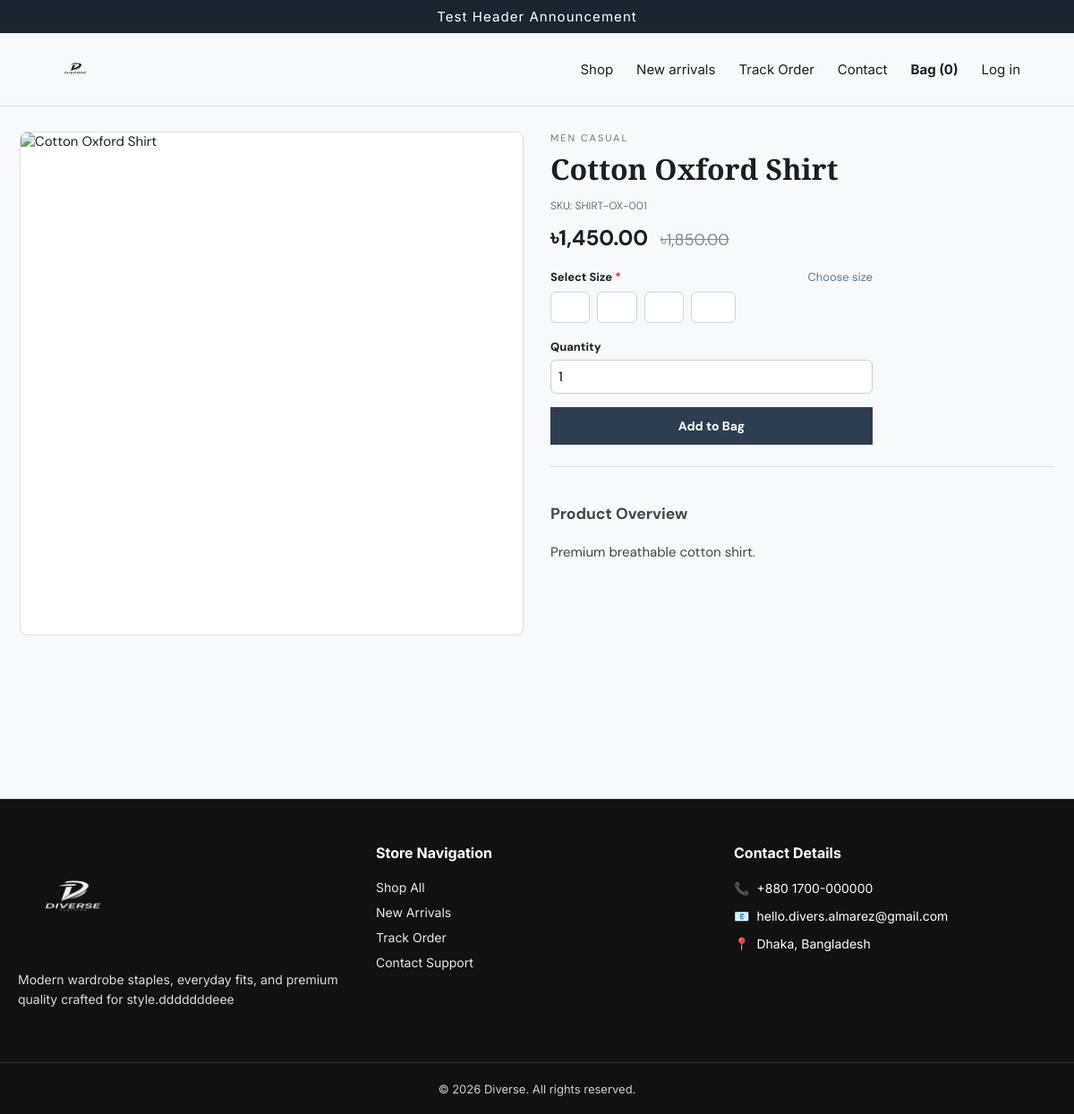
The page /product.php?slug=cotton-oxford-shirt on the database its author committed.
### tables this page shows
CREATE TABLE `site_settings` (
  `setting_key` varchar(100) NOT NULL,
  `setting_value` text DEFAULT NULL,
  `updated_at` timestamp NOT NULL DEFAULT current_timestamp() ON UPDATE current_timestamp()
);

CREATE TABLE `products` (
  `id` bigint(20) UNSIGNED NOT NULL,
  `category_id` bigint(20) UNSIGNED DEFAULT NULL,
  `name` varchar(180) NOT NULL,
  `slug` varchar(200) NOT NULL,
  `sku` varchar(80) NOT NULL,
  `description` text DEFAULT NULL,
  `price` decimal(10,2) NOT NULL,
  `sizes` varchar(255) DEFAULT '',
  `compare_price` decimal(10,2) DEFAULT NULL,
  `image_url` varchar(500) DEFAULT NULL,
  `stock` int(10) UNSIGNED NOT NULL DEFAULT 0,
  `active` tinyint(1) NOT NULL DEFAULT 1,
  `created_at` timestamp NOT NULL DEFAULT current_timestamp(),
  `updated_at` timestamp NOT NULL DEFAULT current_timestamp() ON UPDATE current_timestamp()
);

CREATE TABLE `categories` (
  `id` bigint(20) UNSIGNED NOT NULL,
  `name` varchar(100) NOT NULL,
  `slug` varchar(120) NOT NULL,
  `created_at` timestamp NOT NULL DEFAULT current_timestamp()
);

### product.php (the view, shortened to what this page needs)
<?php
require_once __DIR__ . '/app/bootstrap.php';
$slug = trim((string)($_GET['slug'] ?? ''));
$s = db()->prepare('
    SELECT
        p.*,
        c.name category_name,
        c.slug category_slug,
        COALESCE(pi.image_url, p.image_url) AS cover_image
    FROM products p
    LEFT JOIN categories c ON c.id = p.category_id
    LEFT JOIN product_images pi ON pi.product_id = p.id AND pi.is_primary = 1
    WHERE p.slug = ? AND p.active = 1
');
$s->execute([$slug]);
$product = $s->fetch();
$productSizes = !empty($product['sizes'])
    ? array_filter(array_map('trim', explode(',', (string)$product['sizes'])))
    : [];
$pageTitle       = $product['name'] . ' | ' . store_name();
require_once __DIR__ . '/app/header.php';
$mainImg = !empty($product['cover_image'])
    ? (str_starts_with($product['cover_image'], 'http') ? $product['cover_image'] : url($product['cover_image']))
    : 'https://images.unsplash.com/photo-1529139574466-a303027c1d8b?w=800';
?>
<div class="product-detail-layout" style="display: grid; grid-template-columns: repeat(auto-fit, minmax(320px, 1fr)); gap: 30px; margin-bottom: 40px;">
    <div class="product-gallery">
        <div class="main-image-wrap" style="background:#fff; border:1px solid var(--line, #eee); border-radius:8px; overflow:hidden; margin-bottom:12px;">
            <img id="mainProductImg" src="<?= e($mainImg) ?>" alt="<?= e($product['name']) ?>" style="width:100%; height:auto; display:block; object-fit:cover; aspect-ratio:1/1;">
        </div>
    </div>
    <div class="product-info">
        <?php if ($product['category_name']): ?>
            <div class="eyebrow"><a href="<?= e(url('index.php?category=' . urlencode($product['category_slug']))) ?>" style="text-decoration:none; color:inherit;"><?= e($product['category_name']) ?></a></div>
        <?php endif; ?>
        <h1 style="margin: 6px 0 12px 0; font-size: 32px;"><?= e($product['name']) ?></h1>
        <p class="muted small" style="margin-bottom: 12px;">SKU: <span id="displaySku"><?= e($product['sku']) ?></span></p>
        <div class="price" style="font-size:24px; font-weight:bold; margin-bottom:20px;">
            <span id="displayPrice"><?= money($product['price']) ?></span>
            <?php if (!empty($product['compare_price']) && $product['compare_price'] > $product['price']): ?>
                <span class="old-price" style="text-decoration:line-through; color:#888; font-size:18px; margin-left:8px;"><?= money($product['compare_price']) ?></span>
            <?php endif; ?>
        </div>
        <?php if ((int)$product['stock'] > 0): ?>
            <form method="post" style="margin-bottom:24px; max-width:360px;" id="addToBagForm">
                <?php if (!empty($productSizes)): ?>
                    <div class="field" style="margin-bottom:18px;">
                        <label style="font-weight:bold; font-size:13px; display:flex; justify-content:space-between; margin-bottom:8px;">
                            <span>Select Size <span style="color:#e11d48;">*</span></span>
                            <span id="selectedSizeLabel" style="font-weight:normal; color:#64748b;">Choose size</span>
                        </label>
                        <div style="display:flex; gap:8px; flex-wrap:wrap;">
                            <?php foreach ($productSizes as $sz): ?>
                                <button type="button"
                                    class="size-pill-btn"
                                    data-size="<?= e($sz) ?>"
                                    onclick="selectProductSize(this, '<?= e(addslashes($sz)) ?>')"
                                    style="background:#fff; border:1px solid #cbd5e1; border-radius:6px; padding:8px 16px; font-weight:600; font-size:13px; cursor:pointer; min-width:44px; text-align:center; transition:all 0.15s ease;">
                                </button>
                            <?php endforeach; ?>
                        </div>
                    </div>
                <?php endif; ?>
                <div class="field" style="margin-bottom:15px;">
                    <label style="font-weight:bold; font-size:13px; display:block; margin-bottom:6px;">Quantity</label>
                    <input type="number" name="qty" value="1" min="1" max="<?= (int)$product['stock'] ?>" style="padding:8px; width:100%; border-radius:6px; border:1px solid #ccc;">
                </div>
                <button class="button" name="add_to_cart" value="1" style="width:100%; padding:12px; font-weight:bold;">Add to Bag</button>
            </form>
        <?php else: ?>
            <div class="notice error" style="margin-bottom:24px;">Out of Stock</div>
        <?php endif; ?>
        <div class="description" style="line-height:1.6; color:#444; border-top:1px solid var(--line, #eee); padding-top:20px;">
            <h3>Product Overview</h3>
            <p style="white-space:pre-wrap;"><?= e($product['description'] ?: 'No description available for this item.') ?></p>
        </div>
    </div>
</div>
<?php require_once __DIR__ . '/app/footer.php'; ?>

### app/bootstrap.php (shortened to what this page needs)
<?php
if (!function_exists('envv')) {
    function envv(string $key, string $default = ''): string
    {
        return (string)($_ENV[$key] ?? getenv($key) ?: $default);
    }
}
if (!function_exists('db')) {
    function db(): PDO
    {
        static $pdo = null;
        if ($pdo instanceof PDO) return $pdo;
        $dsn = 'mysql:host=' . envv('DB_HOST', '127.0.0.1') . ';port=' . envv('DB_PORT', '3306') . ';dbname=' . envv('DB_NAME', 'v2ecom') . ';charset=utf8mb4';
        $pdo = new PDO($dsn, envv('DB_USER', 'root'), envv('DB_PASS', ''), [PDO::ATTR_ERRMODE => PDO::ERRMODE_EXCEPTION, PDO::ATTR_DEFAULT_FETCH_MODE => PDO::FETCH_ASSOC, PDO::ATTR_EMULATE_PREPARES => false]);
        return $pdo;
    }
}
if (!function_exists('e')) {
    function e(?string $v): string
    {
        return htmlspecialchars((string)$v, ENT_QUOTES | ENT_SUBSTITUTE, 'UTF-8');
    }
}
if (!function_exists('site_setting')) {
    function site_setting(string $key, string $default = ''): string
    {
        static $cache = [];
        if (array_key_exists($key, $cache)) {
            return $cache[$key];
        }
        try {
            $st = db()->prepare('SELECT setting_value FROM site_settings WHERE setting_key = ?');
            $st->execute([$key]);
            $val = $st->fetchColumn();
            if ($val !== false && $val !== null) {
                $cache[$key] = (string)$val;
                return $cache[$key];
            }
            return $default;
        } catch (Throwable $e) {
            return $default;
        }
    }
}
if (!function_exists('store_name')) {
    function store_name(): string
    {
        return site_setting('site_name', envv('APP_NAME', 'Diverse'));
    }
}
if (!function_exists('brand_html')) {
    function brand_html(): string
    {
        $name = e(store_name());
        $logo = trim(site_setting('logo_url', ''));
        if ($logo !== '') return '<img class="brand-logo" src="' . e(url($logo)) . '" alt="' . $name . ' logo">';
        return $name;
    }
}
if (!function_exists('money')) {
    function money(float|int|string $amount): string
    {
        $symbol = site_setting('currency_symbol', envv('CURRENCY', '৳'));
        return e($symbol) . number_format((float)$amount, 2);
    }
}
if (!function_exists('url')) {
    function url(string $path = ''): string
    {
        return rtrim(envv('APP_URL', 'http://localhost/v2ecom'), '/') . '/' . ltrim($path, '/');
    }
}
if (site_setting('maintenance_mode', '0') === '1') {
    $reqUri = $_SERVER['REQUEST_URI'] ?? '';
    $isAdminRoute = str_contains($reqUri, '/manage_portal_x92/') || str_contains($reqUri, '/admin/');
    $isLoggedInAdmin = !empty($_SESSION['admin_id']);
    $isAdminPreview  = isset($_GET['preview']) || isset($_GET['admin_test']);
    if (!$isAdminRoute && (!$isLoggedInAdmin || !$isAdminPreview)) {
        http_response_code(503);
        header('Cache-Control: no-store, no-cache, must-revalidate, max-age=0');
        header('Cache-Control: post-check=0, pre-check=0', false);
        header('Pragma: no-cache');
        header('Expires: Thu, 01 Jan 1970 00:00:00 GMT');
        header('Retry-After: 3600');
        $mTitle = site_setting('maintenance_title', 'We’ll Be Right Back!');
        $mMsg   = site_setting('maintenance_message', 'Our website is currently undergoing scheduled maintenance.');
        $store  = store_name();
        $logo   = site_setting('logo_url', '');
?>
        <!doctype html>
        <html lang="en">
        <head>
            <meta charset="utf-8">
            <meta name="viewport" content="width=device-width, initial-scale=1">
            <title><?= e($mTitle) ?> · <?= e($store) ?></title>
            <style>
                body {
                    font-family: -apple-system, BlinkMacSystemFont, "Segoe UI", Roboto, sans-serif;
                    background: #f8fafc;
                    color: #1e293b;
                    display: flex;
                    align-items: center;
                    justify-content: center;
                    min-height: 100vh;
                    margin: 0;
                    padding: 20px;
                    box-sizing: border-box;
                }
                .m-card {
                    background: #ffffff;
                    max-width: 520px;
                    width: 100%;
                    padding: 40px 30px;
                    border-radius: 16px;
                    text-align: center;
                    box-shadow: 0 10px 30px rgba(0, 0, 0, 0.05);
                    border: 1px solid #e2e8f0;
                }
                .m-card h1 {
                    font-size: 26px;
                    margin: 15px 0 10px 0;
                    color: #0f172a;
                }
                .m-card p {
                    font-size: 15px;
                    color: #64748b;
                    line-height: 1.6;
                    margin-bottom: 25px;
                }
                .badge {
                    background: #fef3c7;
                    color: #92400e;
                    font-size: 12px;
                    font-weight: bold;
                    padding: 6px 12px;
                    border-radius: 20px;
                    text-transform: uppercase;
                    letter-spacing: 1px;
                    display: inline-block;
                }
            </style>
        </head>
        <body>
            <div class="m-card">
                <?php if ($logo): ?>
                    <img src="<?= e(url($logo)) ?>" alt="<?= e($store) ?>" style="max-height: 60px; margin-bottom: 10px;">
                <?php else: ?>
                    <div class="badge">🛠️ Under Maintenance</div>
                <?php endif; ?>
                <h1><?= e($mTitle) ?></h1>
                <p><?= nl2br(e($mMsg)) ?></p>
                <div style="font-size: 13px; color: #94a3b8;">&copy; <?= date('Y') ?> <?= e($store) ?>. All rights reserved.</div>
            </div>
        </body>
        </html>
<?php
        exit;
    }
}

### rows shown on the page
site_settings: setting_value (picture)
products: category.name "MEN CASUAL", name "Cotton Oxford Shirt", sku "SHIRT-OX-001", price.setting_value "৳1,450.00", compare_price "৳1,850.00", description "Premium breathable cotton shirt."

### other values the page prints
$announcement "Test Header Announcement"
cart_count() "0"
$footerAbout "Modern wardrobe staples, everyday fits, and premium quality crafted for style.dddddddeee"
$footerPhone "+880 1700-000000"
$footerEmail "hello.divers.almarez@gmail.com"
$footerAddress "Dhaka, Bangladesh"
$footerCopyright "© 2026 Diverse. All rights reserved."
